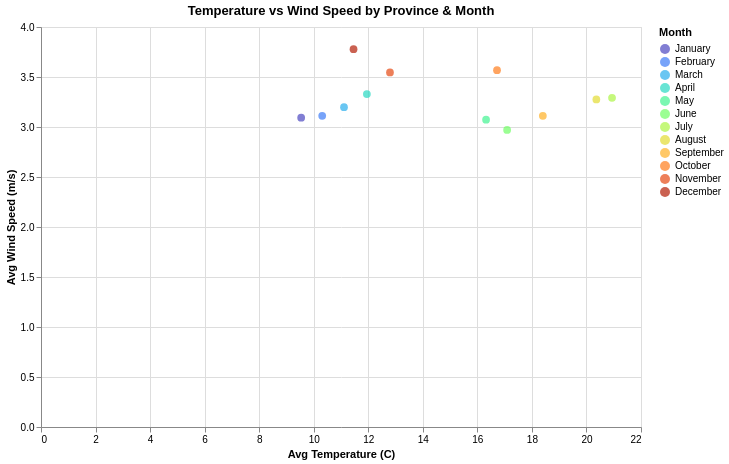

The notebook cell this image was saved under:
### Code cell
prov_list_viento = sorted(scatter_viento["provincia"].unique())

selector_viento = alt.selection_point(
    fields=["provincia"],
    bind=alt.binding_select(options=prov_list_viento, name="Select Province: "),
    value=[{"provincia": prov_list_viento[0]}]
)

alt.Chart(scatter_viento).mark_circle(size=60, opacity=0.7).encode(
    x=alt.X("temp_mean:Q", title="Avg Temperature (C)"),
    y=alt.Y("viento_mean:Q", title="Avg Wind Speed (m/s)"),
    color=alt.Color("mes:N", title="Month", sort=list(month_order),
                    scale=alt.Scale(scheme="turbo")),
    tooltip=["mes", "provincia",
             alt.Tooltip("temp_mean", format=".1f"),
             alt.Tooltip("viento_mean", format=".2f")]
).add_selection(
    selector_viento
).transform_filter(
    selector_viento
).properties(
    title="Temperature vs Wind Speed by Province & Month",
    width=600,
    height=400
).interactive().show()

### Figure 1 — Vega specification as saved in the notebook (floating-point values rounded to 4 significant figures; data arrays with more than 128 entries replaced by an {"elided": "..."} marker saying what was removed)
{"$schema": "https://vega.github.io/schema/vega/v6.json", "data": [{"name": "_server_source_0", "values": {"elided": "648 records"}}, {"name": "param_83135ee97baa9aca_store", "values": [{"unit": "", "fields": [{"type": "E", "field": "provincia"}], "values": ["A CORUÑA"]}]}, {"name": "param_1e9efca18e7a2868_store"}, {"name": "source_0", "source": "_server_source_0", "transform": [{"type": "filter", "expr": "!length(data(\"param_83135ee97baa9aca_store\")) || vlSelectionTest(\"param_83135ee97baa9aca_store\", datum)"}, {"type": "formula", "expr": "datum[\"mes\"]===\"January\" ? 0 : datum[\"mes\"]===\"February\" ? 1 : datum[\"mes\"]===\"March\" ? 2 : datum[\"mes\"]===\"April\" ? 3 : datum[\"mes\"]===\"May\" ? 4 : datum[\"mes\"]===\"June\" ? 5 : datum[\"mes\"]===\"July\" ? 6 : datum[\"mes\"]===\"August\" ? 7 : datum[\"mes\"]===\"September\" ? 8 : datum[\"mes\"]===\"October\" ? 9 : datum[\"mes\"]===\"November\" ? 10 : datum[\"mes\"]===\"December\" ? 11 : 12", "as": "color_mes_sort_index"}, {"type": "project", "fields": ["color_mes_sort_index", "mes", "provincia", "temp_mean", "viento_mean"]}]}, {"name": "data_0", "source": "source_0", "transform": [{"type": "filter", "expr": "isValid(datum[\"temp_mean\"]) && isFinite(+datum[\"temp_mean\"]) && isValid(datum[\"viento_mean\"]) && isFinite(+datum[\"viento_mean\"])"}, {"type": "project", "fields": ["mes", "provincia", "temp_mean", "viento_mean"]}]}, {"name": "data_0_x_domain_temp_mean", "source": "data_0", "transform": [{"type": "formula", "expr": "+datum['temp_mean']", "as": "temp_mean"}, {"type": "aggregate", "groupby": [], "fields": ["temp_mean", "temp_mean"], "ops": ["min", "max"], "as": ["min", "max"]}]}, {"name": "data_0_y_domain_viento_mean", "source": "data_0", "transform": [{"type": "formula", "expr": "+datum['viento_mean']", "as": "viento_mean"}, {"type": "aggregate", "groupby": [], "fields": ["viento_mean", "viento_mean"], "ops": ["min", "max"], "as": ["min", "max"]}]}, {"name": "source_0_color_domain_mes", "source": "source_0", "transform": [{"type": "aggregate", "groupby": ["mes"], "fields": ["color_mes_sort_index"], "ops": ["min"], "as": ["sort_field"]}, {"type": "project", "fields": ["mes", "sort_field"]}]}], "signals": [{"name": "unit", "value": {}, "on": [{"events": "pointermove", "update": "isTuple(group()) ? group() : unit"}]}, {"name": "param_83135ee97baa9aca_provincia", "init": "\"A CORUÑA\"", "bind": {"input": "select", "options": ["A CORUÑA", "ALBACETE", "ALICANTE", "ALMERIA", "ARABA/ALAVA", "ASTURIAS", "AVILA", "BADAJOZ", "BALEARES", "BARCELONA", "BIZKAIA", "BURGOS", "CACERES", "CADIZ", "CANTABRIA", "CASTELLON", "CEUTA", "CIUDAD REAL", "CORDOBA", "CUENCA", "GIPUZKOA", "GIRONA", "GRANADA", "GUADALAJARA", "HUELVA", "HUESCA", "ILLES BALEARS", "JAEN", "LA RIOJA", "LAS PALMAS", "LEON", "LLEIDA", "LUGO", "MADRID", "MALAGA", "MELILLA", "MURCIA", "NAVARRA", "OURENSE", "PALENCIA", "PONTEVEDRA", "SALAMANCA", "SANTA CRUZ DE TENERIFE", "SEGOVIA", "SEVILLA", "SORIA", "STA. CRUZ DE TENERIFE", "TARRAGONA", "TERUEL", "TOLEDO", "VALENCIA", "VALLADOLID", "ZAMORA", "ZARAGOZA"], "name": "Select Province: "}}, {"name": "param_83135ee97baa9aca", "update": "vlSelectionResolve(\"param_83135ee97baa9aca_store\", \"union\", true, true)"}, {"name": "param_1e9efca18e7a2868", "update": "vlSelectionResolve(\"param_1e9efca18e7a2868_store\", \"union\")"}, {"name": "param_83135ee97baa9aca_tuple", "update": "param_83135ee97baa9aca_provincia !== null ? {fields: param_83135ee97baa9aca_tuple_fields, values: [param_83135ee97baa9aca_provincia]} : null"}, {"name": "param_83135ee97baa9aca_tuple_fields", "value": [{"type": "E", "field": "provincia"}]}, {"name": "param_83135ee97baa9aca_modify", "on": [{"events": {"signal": "param_83135ee97baa9aca_tuple"}, "update": "modify(\"param_83135ee97baa9aca_store\", param_83135ee97baa9aca_tuple, true)"}]}, {"name": "param_1e9efca18e7a2868_temp_mean", "on": [{"events": [{"source": "view", "type": "dblclick"}], "update": "null"}, {"events": {"signal": "param_1e9efca18e7a2868_translate_delta"}, "update": "panLinear(param_1e9efca18e7a2868_translate_anchor.extent_x, -param_1e9efca18e7a2868_translate_delta.x / width)"}, {"events": {"signal": "param_1e9efca18e7a2868_zoom_delta"}, "update": "zoomLinear(domain(\"x\"), param_1e9efca18e7a2868_zoom_anchor.x, param_1e9efca18e7a2868_zoom_delta)"}]}, {"name": "param_1e9efca18e7a2868_viento_mean", "on": [{"events": [{"source": "view", "type": "dblclick"}], "update": "null"}, {"events": {"signal": "param_1e9efca18e7a2868_translate_delta"}, "update": "panLinear(param_1e9efca18e7a2868_translate_anchor.extent_y, param_1e9efca18e7a2868_translate_delta.y / height)"}, {"events": {"signal": "param_1e9efca18e7a2868_zoom_delta"}, "update": "zoomLinear(domain(\"y\"), param_1e9efca18e7a2868_zoom_anchor.y, param_1e9efca18e7a2868_zoom_delta)"}]}, {"name": "param_1e9efca18e7a2868_tuple", "on": [{"events": [{"signal": "param_1e9efca18e7a2868_temp_mean || param_1e9efca18e7a2868_viento_mean"}], "update": "param_1e9efca18e7a2868_temp_mean && param_1e9efca18e7a2868_viento_mean ? {unit: \"\", fields: param_1e9efca18e7a2868_tuple_fields, values: [param_1e9efca18e7a2868_temp_mean,param_1e9efca18e7a2868_viento_mean]} : null"}]}, {"name": "param_1e9efca18e7a2868_tuple_fields", "value": [{"field": "temp_mean", "channel": "x", "type": "R"}, {"field": "viento_mean", "channel": "y", "type": "R"}]}, {"name": "param_1e9efca18e7a2868_translate_anchor", "value": {}, "on": [{"events": [{"source": "scope", "type": "pointerdown"}], "update": "{x: x(unit), y: y(unit), extent_x: domain(\"x\"), extent_y: domain(\"y\")}"}]}, {"name": "param_1e9efca18e7a2868_translate_delta", "value": {}, "on": [{"events": [{"source": "window", "between": [{"source": "scope", "type": "pointerdown"}, {"source": "window", "type": "pointerup"}], "type": "pointermove", "consume": true}], "update": "{x: param_1e9efca18e7a2868_translate_anchor.x - x(unit), y: param_1e9efca18e7a2868_translate_anchor.y - y(unit)}"}]}, {"name": "param_1e9efca18e7a2868_zoom_anchor", "on": [{"events": [{"source": "scope", "consume": true, "type": "wheel"}], "update": "{x: invert(\"x\", x(unit)), y: invert(\"y\", y(unit))}"}]}, {"name": "param_1e9efca18e7a2868_zoom_delta", "on": [{"events": [{"source": "scope", "type": "wheel", "consume": true}], "update": "pow(1.001, event.deltaY * pow(16, event.deltaMode))", "force": true}]}, {"name": "param_1e9efca18e7a2868_modify", "on": [{"events": {"signal": "param_1e9efca18e7a2868_tuple"}, "update": "modify(\"param_1e9efca18e7a2868_store\", param_1e9efca18e7a2868_tuple, true)"}]}], "marks": [{"type": "symbol", "name": "marks", "from": {"data": "data_0"}, "encode": {"update": {"x": {"field": "temp_mean", "scale": "x"}, "shape": {"value": "circle"}, "size": {"value": 60}, "fill": {"field": "mes", "scale": "color"}, "opacity": {"value": 0.7}, "tooltip": {"signal": "{\"mes\": isValid(datum[\"mes\"]) ? isArray(datum[\"mes\"]) ? join(datum[\"mes\"], '\\n') : datum[\"mes\"] : \"\"+datum[\"mes\"], \"provincia\": isValid(datum[\"provincia\"]) ? isArray(datum[\"provincia\"]) ? join(datum[\"provincia\"], '\\n') : datum[\"provincia\"] : \"\"+datum[\"provincia\"], \"temp_mean\": format(datum[\"temp_mean\"], \".1f\"), \"viento_mean\": format(datum[\"viento_mean\"], \".2f\")}"}, "y": {"field": "viento_mean", "scale": "y"}}}, "style": ["circle"], "interactive": true, "clip": true}], "scales": [{"name": "x", "type": "linear", "domain": [{"signal": "(data(\"data_0_x_domain_temp_mean\")[0] || {}).min"}, {"signal": "(data(\"data_0_x_domain_temp_mean\")[0] || {}).max"}], "range": [0, {"signal": "width"}], "zero": true, "domainRaw": {"signal": "param_1e9efca18e7a2868[\"temp_mean\"]"}, "nice": true}, {"name": "y", "type": "linear", "domain": [{"signal": "(data(\"data_0_y_domain_viento_mean\")[0] || {}).min"}, {"signal": "(data(\"data_0_y_domain_viento_mean\")[0] || {}).max"}], "range": [{"signal": "height"}, 0], "domainRaw": {"signal": "param_1e9efca18e7a2868[\"viento_mean\"]"}, "zero": true, "nice": true}, {"name": "color", "type": "ordinal", "domain": {"data": "source_0_color_domain_mes", "field": "mes", "sort": {"op": "max", "field": "sort_field"}}, "range": {"scheme": "turbo"}}], "axes": [{"scale": "x", "minExtent": 0, "grid": true, "domain": false, "ticks": false, "labels": false, "zindex": 0, "maxExtent": 0, "gridScale": "y", "orient": "bottom", "tickCount": {"signal": "ceil(width/40)"}, "aria": false}, {"scale": "y", "maxExtent": 0, "tickCount": {"signal": "ceil(height/40)"}, "labels": false, "gridScale": "x", "aria": false, "zindex": 0, "orient": "left", "minExtent": 0, "grid": true, "ticks": false, "domain": false}, {"scale": "x", "grid": false, "title": "Avg Temperature (C)", "orient": "bottom", "labelOverlap": true, "tickCount": {"signal": "ceil(width/40)"}, "labelFlush": true, "zindex": 0}, {"scale": "y", "grid": false, "orient": "left", "tickCount": {"signal": "ceil(height/40)"}, "zindex": 0, "title": "Avg Wind Speed (m/s)", "labelOverlap": true}], "title": {"text": "Temperature vs Wind Speed by Province & Month", "frame": "group"}, "width": 600, "height": 400, "style": "cell", "background": "white", "legends": [{"title": "Month", "fill": "color", "symbolType": "circle", "encode": {"symbols": {"update": {"opacity": {"value": 0.7}}}}}], "padding": 5}
